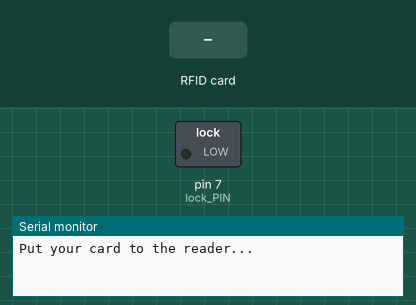
This sketch was run on a simulated Arduino Uno, built with avr-gcc and run on an emulated ATmega328P. On the bench: switched loads named in the sketch (green lamp = pin HIGH), the last lines printed to the serial monitor. The inputs (shaded band) are chosen by the test bench. Pins used as bus, display or sensor lines are not drawn.

Above: at 1.2 s.
1.3 s: RFID card 09 47 BE 99 held to the reader
At 1.6 s:
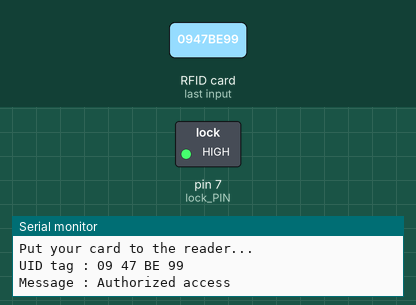
Timing chart, 0 to 4.3 s (numbered marks = the images above; inputs shaded):
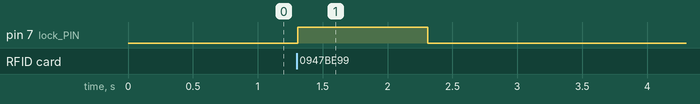

Measured:
- after the input at 1.3 s, pin 7 (lock_PIN): LOW → HIGH at once, → LOW 1.0 s later

The sketch:

RFID.ino
```cpp
/* Orginal Code By: Seaver Olson
 *  Intro to Innovative Tech Class Period 5
 *  Final Project for Maker fair
 *  09 47 BE 99
 */
#include <SPI.h>
#include <MFRC522.h>

#define SS_PIN 10
#define RST_PIN 9

MFRC522 mfrc522(SS_PIN, RST_PIN);


int fail_count = 0;
int end_program = 3;
int lock_PIN = 7;

void setup()
{
  Serial.begin(9600);
  SPI.begin();
  mfrc522.PCD_Init();
  Serial.println("Put your card to the reader...");
  Serial.println();
  pinMode(lock_PIN, OUTPUT);

}


void open_lock() {
  digitalWrite(lock_PIN,HIGH);
  delay(1000);
  digitalWrite(lock_PIN,LOW);
}

void check_attempts() {
    if (fail_count == end_program)
    {
      Serial.println("authentication attempts max contact Seaver for help");
      Serial.println("");
      Serial.println("NOTE: DO NOT ATTEMPT AGAIN WITHOUT CORRECT CARD");
      String lastattempt= "";
      if (lastattempt.substring(1) == "No Access")
      {
        Serial.println("Access Authorized");
        open_lock();
      }
      else
      {
        Serial.println("INCORRECT");
        delay(1000);
        Serial.end();
      }

    }
}


void loop()
{
  if ( ! mfrc522.PICC_IsNewCardPresent())
  {
    return;
  }
  if ( ! mfrc522.PICC_ReadCardSerial())
  {
    return;
  }

  Serial.print("UID tag :");
  String content= "";
  byte letter;
  for (byte i = 0; i < mfrc522.uid.size; i++)
  {
     Serial.print(mfrc522.uid.uidByte[i] < 0x10 ? " 0" : " ");
     Serial.print(mfrc522.uid.uidByte[i], HEX);
     content.concat(String(mfrc522.uid.uidByte[i] < 0x10 ? " 0" : " "));
     content.concat(String(mfrc522.uid.uidByte[i], HEX));
  }
  Serial.println();
  Serial.print("Message : ");
  content.toUpperCase();
  if (content.substring(1) == "09 47 BE 99")
  {
    Serial.println("Authorized access");
    Serial.println();
    open_lock();
    delay(5000);
  }

 else   {
    Serial.println(" Access denied");
    fail_count++;
    Serial.println(fail_count);
    delay(3000);
    check_attempts();
  }
}
```
